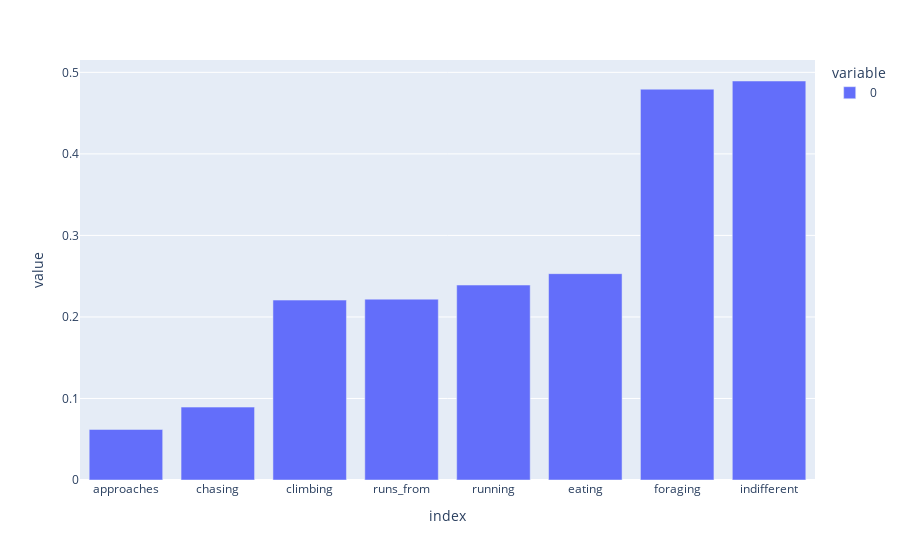

The notebook cell this image was saved under:
### Code cell
# proportion of true for each behavior
fig = px.bar(b_prop.sort_values())
fig.show()

### Figure 1 — Plotly figure (JSON) as saved in the notebook; plotly's stock layout.template omitted (floating-point values rounded to 4 significant figures)
{"data": [{"alignmentgroup": "True", "hovertemplate": "variable=0<br>index=%{x}<br>value=%{y}<extra></extra>", "legendgroup": "0", "marker": {"color": "#636efa", "pattern": {"shape": ""}}, "name": "0", "offsetgroup": "0", "orientation": "v", "showlegend": true, "textposition": "auto", "type": "bar", "x": ["approaches", "chasing", "climbing", "runs_from", "running", "eating", "foraging", "indifferent"], "xaxis": "x", "y": [0.06201, 0.08939, 0.2207, 0.2218, 0.2391, 0.2531, 0.4793, 0.4894], "yaxis": "y"}], "layout": {"barmode": "relative", "legend": {"title": {"text": "variable"}, "tracegroupgap": 0}, "margin": {"t": 60}, "xaxis": {"anchor": "y", "domain": [0, 1], "title": {"text": "index"}}, "yaxis": {"anchor": "x", "domain": [0, 1], "title": {"text": "value"}}}}
